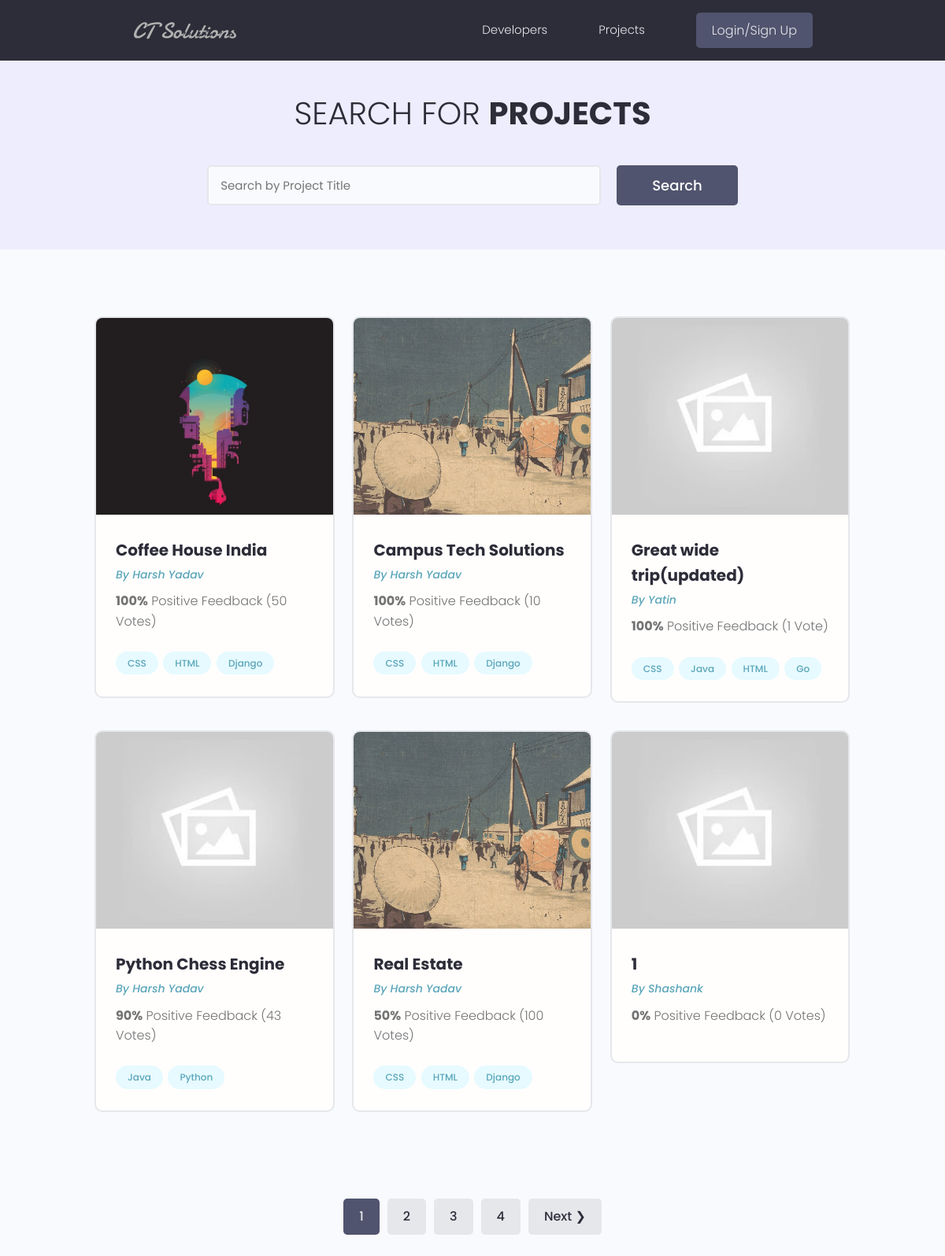
Page /projects/ on the earlier database version.
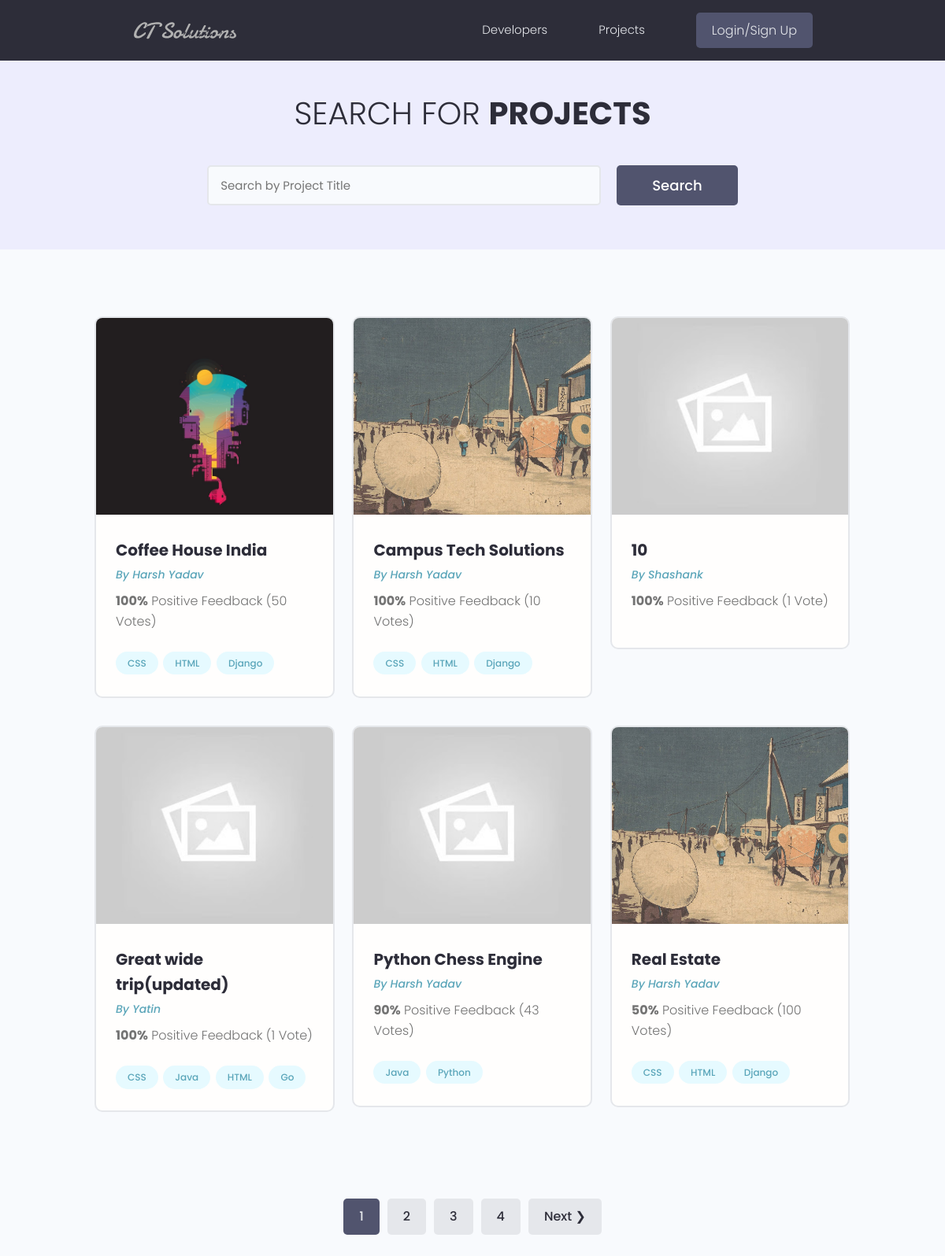
Same page on the later database version.
### projects/models.py (models this page shows, shortened)
class Project(models.Model):
    owner = models.ForeignKey(Profile, on_delete=models.SET_NULL, null=True, blank=True)
    title = models.CharField(max_length=200)
    description = models.TextField(null=True, blank=True)
    feature_image = models.ImageField(
        null=True, blank=True, default='default.jpg')
    demo_link = models.CharField(max_length=1000, null=True, blank=True)
    source_link = models.CharField(max_length=1000, null=True, blank=True)
    vote_total = models.IntegerField(default=0)
    vote_ratio = models.IntegerField(default=0)
    tags = models.ManyToManyField('Tag', blank=True)
    created = models.DateTimeField(auto_now_add=True)
    id = models.UUIDField(default = uuid.uuid4, unique = True, primary_key=True, editable=False)
    class Meta:
        ordering = ['-vote_ratio', '-vote_total', 'title']

class Tag(models.Model):
    name = models.CharField(max_length=200)
    created = models.DateTimeField(auto_now_add=True)
    id = models.UUIDField(default = uuid.uuid4, unique = True, primary_key=True, editable=False)
    def __str__(self):
        return self.name

### users/models.py (models this page shows, shortened)
class Profile(models.Model):
    user = models.OneToOneField(User, on_delete=models.CASCADE, null=True, blank=True)
    name = models.CharField(max_length=200, null=True, blank=True)
    email = models.EmailField(max_length=500, blank=True, null=True)
    username = models.CharField(max_length=200, null=True, blank=True)
    location = models.CharField(max_length=200, null=True, blank=True)
    short_intro = models.CharField(max_length=500, blank=True, null=True)
    bio = models.TextField(blank=True, null=True)
    profile_image = models.ImageField(null=True, blank=True, upload_to='profiles/', default='profiles/user-default.png')
    social_github = models.CharField(max_length=200, null=True, blank=True)
    social_twitter = models.CharField(max_length=200, null=True, blank=True)
    social_linkedin = models.CharField(max_length=200, null=True, blank=True)
    social_youtube = models.CharField(max_length=200, null=True, blank=True)
    social_website = models.CharField(max_length=200, null=True, blank=True)
    created = models.DateTimeField(auto_now_add=True)
    id = models.UUIDField(default = uuid.uuid4, unique = True, primary_key=True, editable=False)
    class Meta:
        ordering = ['created']

### projects/views.py (the view)
# urls.py: path('projects/', include('projects.urls')),
def projects(request):
    projects, search_query = searchProjects(request)
    custom_range, projects = paginateProjects(request, projects, 6)
    context = {
        'projects':projects,
        'search_query':search_query,
        'custom_range':custom_range
    }
    return render(request, 'projects/projects.html', context)

### projects/utils.py (called while the page is built)
def paginateProjects(request, projects, results):
    page = request.GET.get('page')
    paginator = Paginator(projects, results)
    try:
        projects = paginator.page(page)
    except PageNotAnInteger: # If page not an integer go to the first page
        page = 1
        projects = paginator.page(page)
    except EmptyPage: # If number of page entered is more than the available pages
        page = paginator.num_pages # Go to last page
        projects = paginator.page(page)
    leftIndex = (int(page) - 4)
    if leftIndex < 1:
        leftIndex = 1
    rightIndex = (int(page) + 5)
    if rightIndex > paginator.num_pages:
        rightIndex = paginator.num_pages + 1
    custom_range = range(leftIndex, rightIndex)
    return custom_range, projects

### projects/templates/projects/projects.html (shortened to what this page needs)
{% extends 'main.html' %}
{% block content %}
  <main class="projects">
    <section class="hero-section text-center">
      <div class="container container--narrow">
        <div class="hero-section__box">
          <h2>Search for <span>Projects</span></h2>
        </div>
        <div class="hero-section__search">
          <form id='searchForm' class="form" action="{% url 'projects' %}" method="get">
            <div class="form__field">
              <input class="input input--text" id="formInput#search" type="text" name="search_query"
                value="{{search_query}}" placeholder="Search by Project Title" />
            </div>
            <input class="btn btn--sub btn--lg" type="submit" value="Search" />
          </form>
        </div>
      </div>
    </section>
    <section class="projectsList">
      <div class="container">
        <div class="grid grid--three">
        {% for project in projects %}
            <div class="column">
                <div class="card project">
                <a href="{% url 'project' project.id %}" class="project">
                    <img class="project__thumbnail" src="{{project.feature_image.url}}" alt="project thumbnail" />
                    <div class="card__body">
                    <h3 class="project__title">{{project.title}}</h3>
                    <p><a class="project__author" href="{% url 'user-profile' project.owner.id %}">By {{project.owner.name}}</a></p>
                    <p class="project--rating">
                        <span style="font-weight: bold;">{{project.vote_ratio}}%</span> Positive
                        Feedback ({{project.vote_total}} Vote{{project.vote_total|pluralize:"s"}})
                    </p>
                    <div class="project__tags">
                        {% for tag in project.tags.all %}
                            <span class="tag tag--pill tag--main">
                            <small>{{tag}}</small>
                            </span>
                        {% endfor %}
                    </div>
                    </div>
                </a>
                </div>
            </div>
        {% endfor %}
        </div>
      </div>
    </section>
    {% include 'pagination.html' with queryset=projects custom_range=custom_range %}
  </main>
{% endblock content %}

Differences in the rows shown:
no longer on this page (row unchanged): Project: feature_image (placeholder picture), title "1", owner.name "Shashank", vote_ratio "0", vote_total "0"
now on this page (row edited): Project: feature_image (placeholder picture), title "10", owner.name "Shashank", vote_ratio "100", vote_total "1"
